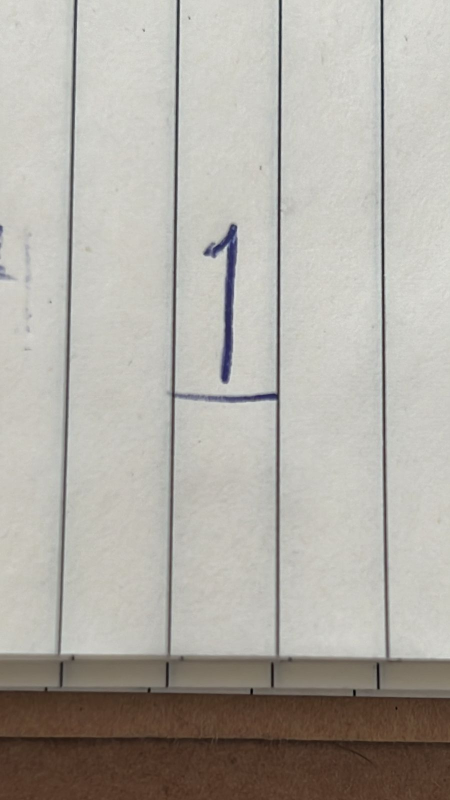
#> input picture mi_imagen4.jpg, 900 x 1600 px (shown at 1/2 size)
$ python '050_Probabilidad_Incertidumbre_Reconocimiento de Escritura.py'
#> lines starting #> are read from the running program, lines starting #| are printed output that depends on the picture
# -*- coding: utf-8 -*-
"""
Created on Thu May  2 11:01:41 2024

@author: jared
"""

import cv2
import numpy as np
from sklearn.neural_network import MLPClassifier
from sklearn import datasets
from sklearn.model_selection import train_test_split
from sklearn.neural_network import MLPClassifier

# Cargar el conjunto de datos de dígitos escritos a mano
digits = datasets.load_digits()

# Dividir el conjunto de datos en datos de entrenamiento y prueba
x_train, x_test, y_train, y_test = train_test_split(digits.data, digits.target, test_size=0.2, random_state=42)

# Crear y entrenar el clasificador de redes neuronales
clf = MLPClassifier(hidden_layer_sizes=(100,), max_iter=500, random_state=42)
clf.fit(x_train, y_train)

# Continuar con el código para cargar la imagen y realizar la predicción

# Cargar la imagen
imagen = cv2.imread('mi_imagen4.jpg', cv2.IMREAD_GRAYSCALE)
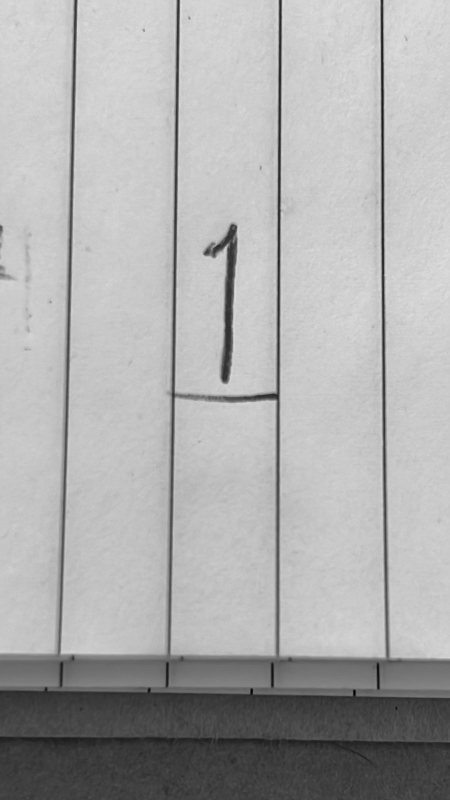
#> imagen: shape (1600, 900) (shown at 1/2 size); min 0, max 229, mean 173.3

# Redimensionar la imagen a 8x8 para que coincida con el tamaño de las imágenes en el conjunto de datos de dígitos
imagen = cv2.resize(imagen, (8, 8))

# Invertir los colores de la imagen (si es necesario)
imagen = cv2.bitwise_not(imagen)

# Aplanar la imagen para que sea un vector unidimensional
imagen = imagen.flatten()
#> imagen = 64 values, max 203 at index 63, min 42 at index 6, mean 72.73

# Crear y cargar el clasificador de redes neuronales entrenado previamente
clf = MLPClassifier(hidden_layer_sizes=(100,), max_iter=500, random_state=42)
clf = clf.fit(x_train, y_train)

# Predecir el dígito en la imagen proporcionada
digito_predicho = clf.predict([imagen])
#> digito_predicho = [4]

print("El dígito predicho es:", digito_predicho[0])
#| El dígito predicho es: 4

$ run again, with mi_imagen2.jpg copied over mi_imagen4.jpg
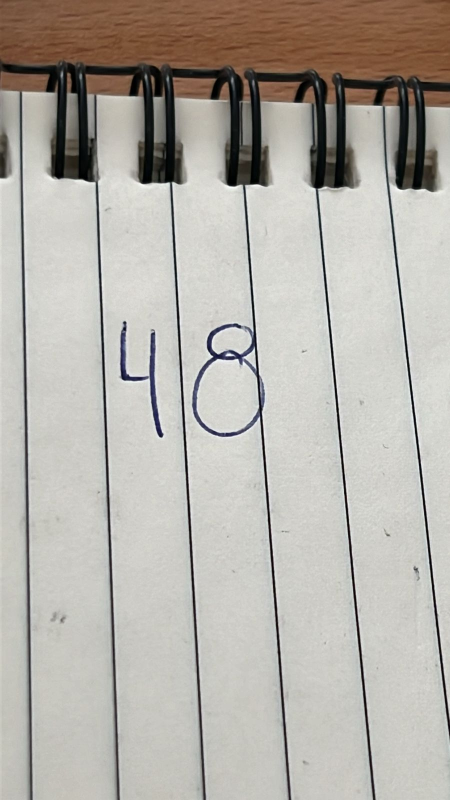
#> input picture mi_imagen2.jpg, 900 x 1600 px (shown at 1/2 size)
#> `imagen = cv2.imread('mi_imagen4.jpg', cv2.IMREAD_GRAYSCALE)`:
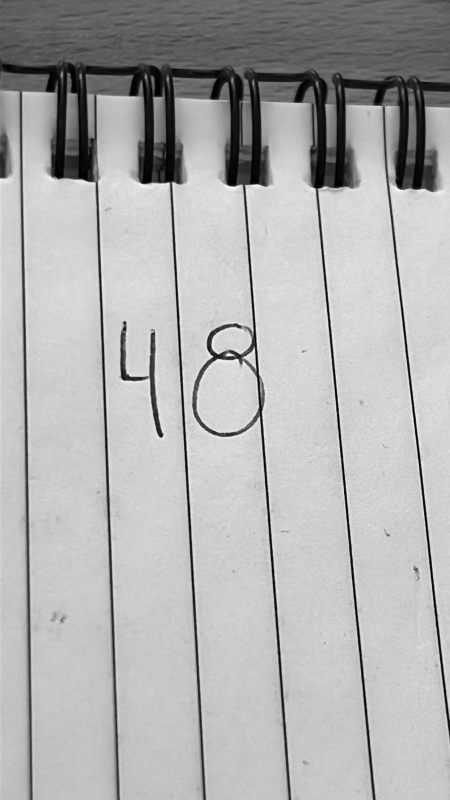
#> imagen: shape (1600, 900) (shown at 1/2 size); min 0, max 255, mean 176.5
#> `imagen = imagen.flatten()`: imagen = 64 values, max 254 at index 12, min 34 at index 22, mean 85.73
#> digito_predicho = [7]
#| El dígito predicho es: 7

$ run again, with mi_imagen3.jpg copied over mi_imagen4.jpg
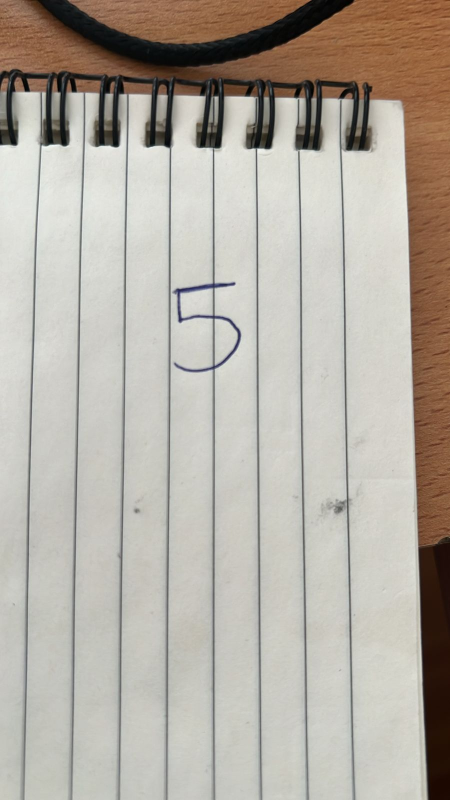
#> input picture mi_imagen3.jpg, 900 x 1600 px (shown at 1/2 size)
#> `imagen = cv2.imread('mi_imagen4.jpg', cv2.IMREAD_GRAYSCALE)`:
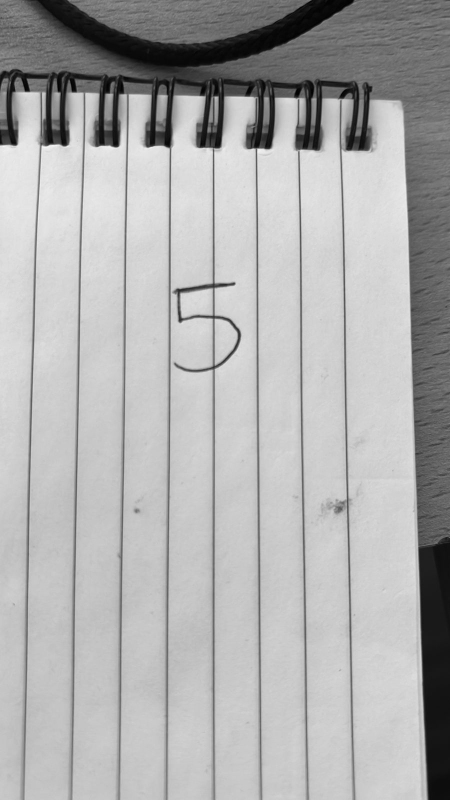
#> imagen: shape (1600, 900) (shown at 1/2 size); min 0, max 253, mean 174.3
#> `imagen = imagen.flatten()`: imagen = 64 values, max 245 at index 4, min 25 at index 8, mean 84.41
#> digito_predicho = [4]
#| El dígito predicho es: 4
